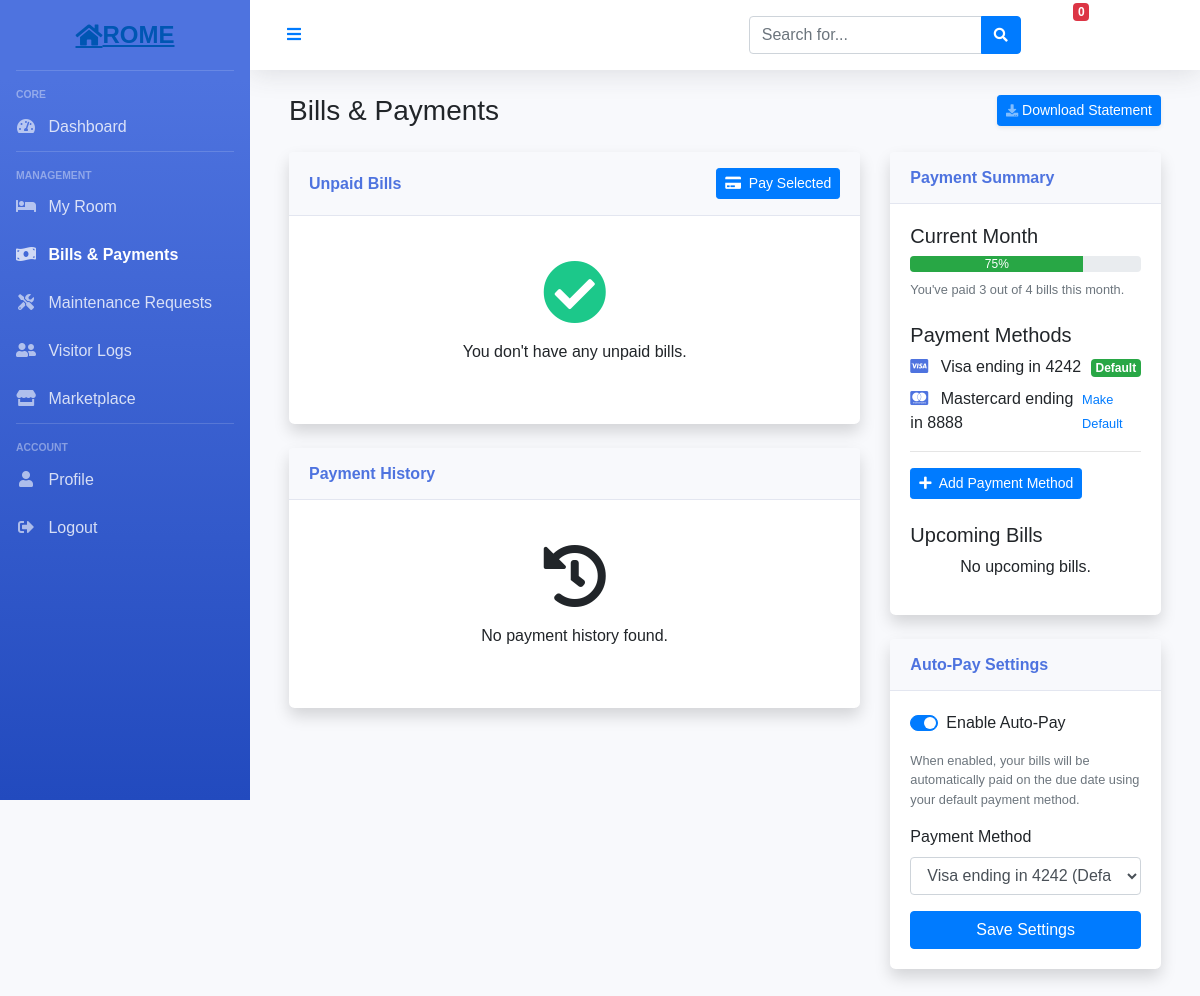
The app's page /tenant/tabs/dashboard-tab.php?tab=bills (signed in), older data.
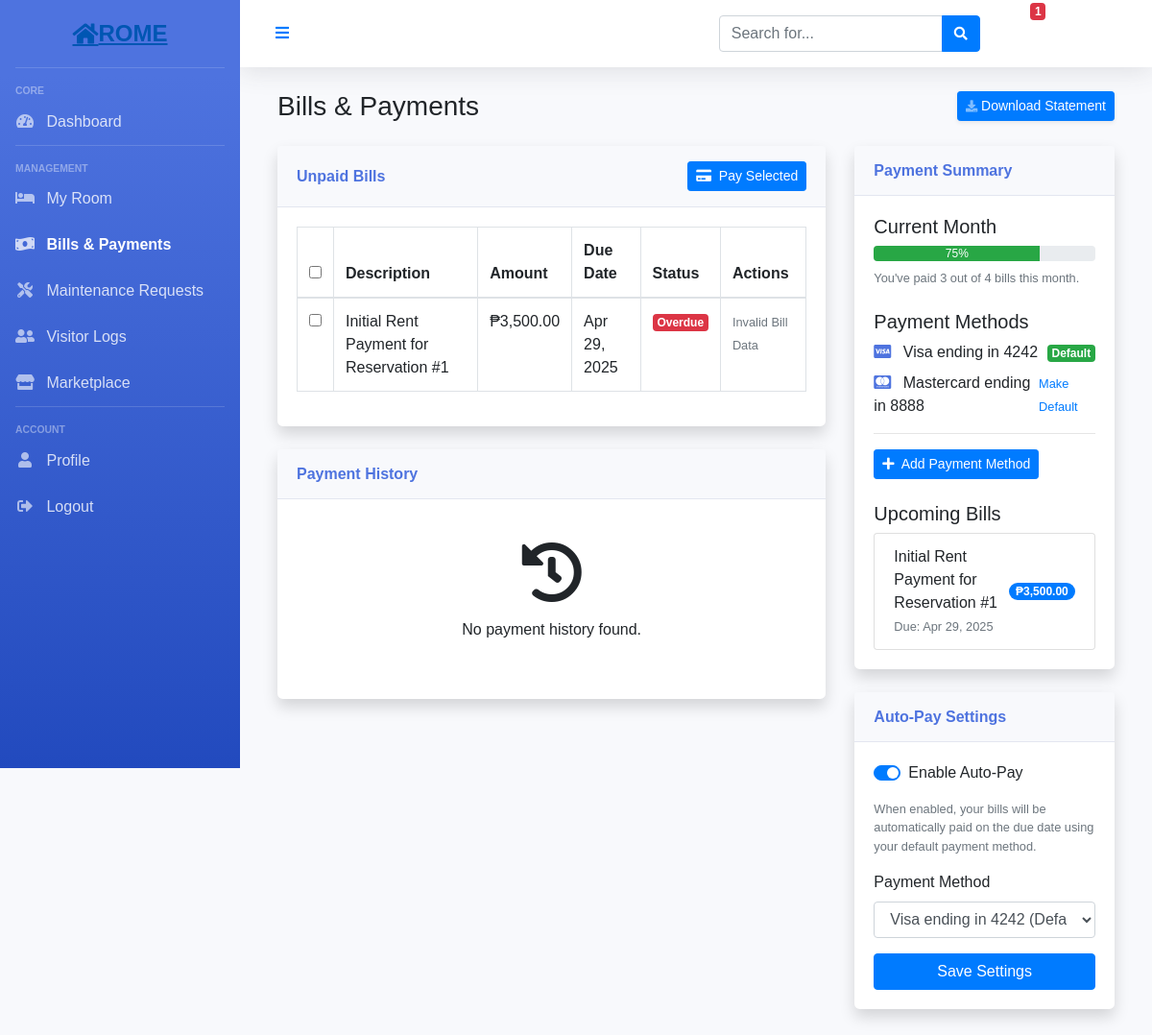
The same page, newer data.
### tables this page shows
CREATE TABLE `bills` (
  `id` int(10) UNSIGNED NOT NULL,
  `user_id` int(10) UNSIGNED NOT NULL,
  `room_id` int(10) UNSIGNED NOT NULL,
  `amount` decimal(10,2) NOT NULL,
  `description` varchar(255) NOT NULL,
  `due_date` date NOT NULL,
  `status` enum('paid','unpaid','overdue') NOT NULL DEFAULT 'unpaid',
  `created_at` timestamp NULL DEFAULT current_timestamp(),
  `updated_at` timestamp NULL DEFAULT current_timestamp()
);

### tenant/tabs/bills-tab.php (the view, shortened to what the changed rows need)
<div class="d-sm-flex align-items-center justify-content-between mb-4">
    <h1 class="h3 mb-0 text-gray-800">Bills & Payments</h1>
</div>
<div class="row">
    <div class="col-lg-8">
        <div class="card shadow mb-4">
            <div class="card-body">
                <?php if (count($bills) > 0): ?>
                <div class="table-responsive">
                    <table class="table table-bordered" width="100%" cellspacing="0">
                        <thead>
                            <tr>
                                <th><input type="checkbox" id="selectAll"></th>
                                <th>Description</th>
                                <th>Amount</th>
                                <th>Due Date</th>
                                <th>Status</th>
                                <th>Actions</th>
                            </tr>
                        </thead>
                        <tbody>
                            <?php foreach($bills as $bill): ?>
                            <tr>
                                <td><input type="checkbox" class="bill-checkbox" value="<?php echo $bill['id']; ?>"></td>
                                <td><?php echo $bill['description']; ?></td>
                                <td>₱<?php echo number_format($bill['amount'], 2); ?></td>
                                <td><?php echo date('M d, Y', strtotime($bill['due_date'])); ?></td>
                                <td>
                                    <?php if (strtotime($bill['due_date']) < time()): ?>
                                    <span class="badge badge-danger">Overdue</span>
                                    <?php else: ?>
                                    <span class="badge badge-warning">Due Soon</span>
                                    <?php endif; ?>
                                </td>
                                <td>
                                    <?php if (isset($bill['id']) && is_numeric($bill['id']) && $bill['id'] > 0): ?>
                                        <button class="btn btn-sm btn-primary" onclick="window.location.href='payment.php?bill_id=<?php echo $bill['id']; ?>'">
                                            <i class="fas fa-credit-card"></i> Pay
                                        </button>
                                        <button class="btn btn-sm btn-info" data-toggle="modal" data-target="#invoiceModal" onclick="viewBill(<?php echo $bill['id']; ?>)">
                                            <i class="fas fa-eye"></i> View
                                        </button>
                                    <?php else: ?>
                                        <span class="text-muted small">Invalid Bill Data</span>
                                    <?php endif; ?>
                                </td>
                            </tr>
                            <?php endforeach; ?>
                        </tbody>
                    </table>
                </div>
                <?php else: ?>
                <div class="text-center py-4">
                    <i class="fas fa-check-circle fa-4x mb-3 text-success"></i>
                    <p>You don't have any unpaid bills.</p>
                </div>
                <?php endif; ?>
            </div>
        </div>
    </div>
    <div class="col-lg-4">
        <div class="card shadow mb-4">
            <div class="card-body">
                <div>
                    <h5>Upcoming Bills</h5>
                    <?php if (count($bills) > 0): ?>
                    <ul class="list-group">
                        <?php foreach(array_slice($bills, 0, 3) as $bill): ?>
                        <li class="list-group-item d-flex justify-content-between align-items-center">
                            <div>
                                <div><?php echo $bill['description']; ?></div>
                                <small class="text-muted">Due: <?php echo date('M d, Y', strtotime($bill['due_date'])); ?></small>
                            </div>
                            <span class="badge badge-primary badge-pill">₱<?php echo number_format($bill['amount'], 2); ?></span>
                        </li>
                        <?php endforeach; ?>
                    </ul>
                    <?php else: ?>
                    <p class="text-center">No upcoming bills.</p>
                    <?php endif; ?>
                </div>
            </div>
        </div>
    </div>
</div>

### tenant/tabs/dashboard-tab.php (shortened to what the changed rows need)
<?php
require_once($_SERVER['DOCUMENT_ROOT'] . '/ROME/includes/db_connection.php');
$tenant_id = $_SESSION['user_id'];
try {
    $db = getDbConnection();
    $stmt = $db->prepare("
        SELECT cr.*, rrr.fullname as room_name, rrr.image as room_image, rrr.address as location
        FROM current_rentals cr
        JOIN room_rental_registrations rrr ON cr.room_id = rrr.id
        WHERE cr.user_id = :user_id AND cr.status = 'active'
        LIMIT 1
    ");
    $stmt->execute([':user_id' => $tenant_id]);
    $current_rental = $stmt->fetch(PDO::FETCH_ASSOC);
    $stmt = $connect->prepare("
        SELECT * FROM bills
        WHERE user_id = :user_id AND status = 'unpaid'
        ORDER BY due_date ASC
    ");
    $stmt->execute([':user_id' => $tenant_id]);
    $bills = $stmt->fetchAll(PDO::FETCH_ASSOC);
    $unpaid_bills_count = count($bills);
    $pending_maintenance_count = 0;
} catch(PDOException $e) {
    echo "Error: " . $e->getMessage();
}
$active_tab = isset($_GET['tab']) ? $_GET['tab'] : 'dashboard';
?>
<!DOCTYPE html>
<html lang="en">
<head>
    <link rel="stylesheet" href="https://stackpath.bootstrapcdn.com/bootstrap/4.5.2/css/bootstrap.min.css">
    <link rel="stylesheet" href="https://cdnjs.cloudflare.com/ajax/libs/font-awesome/5.15.3/css/all.min.css">
</head>
<body>
    <div id="wrapper">
        <div id="content-wrapper">
            <div class="topbar">
                <ul class="navbar-nav ml-auto ml-md-0">
                    <li class="nav-item dropdown no-arrow mx-1">
                        <a class="nav-link dropdown-toggle" href="#" id="alertsDropdown" role="button" data-toggle="dropdown" aria-haspopup="true" aria-expanded="false">
                            <i class="fas fa-bell fa-fw"></i>
                            <span class="badge badge-danger badge-counter"><?php echo $unpaid_bills_count + $pending_maintenance_count; ?></span>
                        </a>
                    </li>
                </ul>
            </div>
            <div id="content">
                <div class="container-fluid">
                    <?php if ($active_tab == 'dashboard'): ?>
                    <div class="d-sm-flex align-items-center justify-content-between mb-4">
                        <h1 class="h3 mb-0 text-gray-800">Tenant Dashboard</h1>
                        <a href="#" class="d-none d-sm-inline-block btn btn-sm btn-primary shadow-sm">
                            <i class="fas fa-download fa-sm text-white-50"></i> Download Statement
                        </a>
                    </div>
                    <div class="row">
                        <div class="col-xl-3 col-md-6 mb-4">
                            <div class="card border-left-primary shadow h-100 py-2">
                                <div class="card-body">
                                    <div class="row no-gutters align-items-center">
                                        <div class="col mr-2">
                                            <div class="text-xs font-weight-bold text-primary text-uppercase mb-1">
                                                Current Room</div>
                                            <div class="h5 mb-0 font-weight-bold text-gray-800">
                                                <?php echo isset($current_rental['room_name']) ? $current_rental['room_name'] : 'No Active Rental'; ?>
                                            </div>
                                        </div>
                                        <div class="col-auto">
                                            <i class="fas fa-home fa-2x text-gray-300"></i>
                                        </div>
                                    </div>
                                </div>
                            </div>
                        </div>
                    <?php elseif ($active_tab == 'my-room'): ?>
                        <?php include 'my-room-tab.php'; ?>
                    <?php elseif ($active_tab == 'bills'): ?>
                        <?php include 'bills-tab.php'; ?>
                    <?php elseif ($active_tab == 'maintenance'): ?>
                        <?php include 'maintenance-tab.php'; ?>
                    <?php elseif ($active_tab == 'visitors'): ?>
                        <?php include 'visitors-tab.php'; ?>
                    <?php elseif ($active_tab == 'marketplace'): ?>
                        <?php include 'marketplace-tab.php'; ?>
                    <?php elseif ($active_tab == 'profile'): ?>
                        <?php include 'profile-tab.php'; ?>
                    <?php endif; ?>
                </div>
            </div>
        </div>
    </div>
    <link href="https://cdnjs.cloudflare.com/ajax/libs/cropperjs/1.5.12/cropper.min.css" rel="stylesheet">
</body>
</html>

Row changes from the older to the newer data that the page shows:
added bills: description "Initial Rent Payment for Reservation #1", amount "3,500.00", due_date "Apr 29, 2025", shows "Overdue", shows "Invalid Bill Data"
Text that changed along with them:
$unpaid_bills_count + $pending_maintenance_count: "0" → "1"
form field value: (not shown) → "☐"
text no longer shown: "You don't have any unpaid bills. No upcoming bills."
text now shown: "Description Amount Due Date Status Actions"
